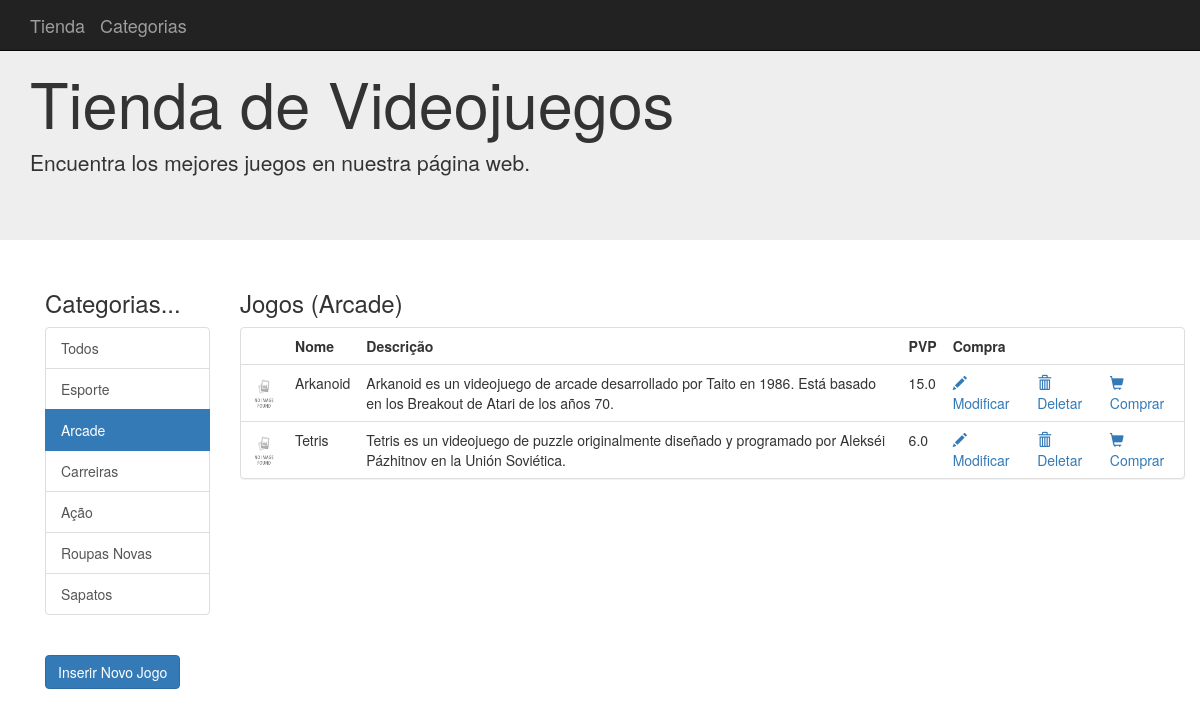
Screenshot of /categoria/2 with the database file from the repository.
### aplicacao/model.py (models this page shows, shortened)
class Categorias(db.Model):
    __tablename__ = 'categorias'
    id = Column(Integer, primary_key=True)
    nome = Column(String(100))
    artigos = relationship("Artigos", backref="Categorias", lazy='dynamic')

class Artigos(db.Model):
    __tablename__ = 'artigos'
    id = Column(Integer, primary_key=True)
    nome = Column(String(100), nullable=False)
    preco = Column(Float, default=0)
    iva = Column(Integer, default=21)
    descricao = Column(String(255))
    image = Column(String(255))
    stock = Column(Integer, default=0)
    CategoriaId = Column(Integer, ForeignKey('categorias.id'), nullable=False)
    categoria = relationship("Categorias", backref="Artigos")

### aplicacao/app.py (the view)
@app.route('/')
@app.route('/categoria/<id>')
def index(id = '0'):
    categoria = Categorias.query.get(id)
    if id == '0':
        artigos = Artigos.query.all()
    else:
        artigos = Artigos.query.filter_by(CategoriaId=id)
    categorias = Categorias.query.all()
    return render_template("index.html", artigos=artigos, categorias=categorias, categoria=categoria)

### aplicacao/templates/index.html (shortened to what this page needs)
    {% extends "base.html" %}
    {% block conteudo  %}
    <div class="container">
      <div class="row">
      <div class="col-md-2">
        <h3>Categorias...</h3>
        <div class="list-group">
          {% for cat in categorias %}
          {% if categoria.nome==cat.nome %}
            <a class="list-group-item active" href='{{url_for("index",id=cat.id)}}'>{{cat.nome}}</a>
          {% else %}
            <a class="list-group-item" href='{{url_for("index", id=cat.id)}}'>{{cat.nome}}</a>
          {% endif%}
          {% endfor %}
        </div>
        <br/>
        <a class="btn btn-primary" href="{{url_for('artigos_new')}}" role="button">Inserir Novo Jogo</a>
        <br/>
      </div>
     <div class="col-md-10">
        <h3>Jogos ({{categoria.nome}})</h3>
        <div class="panel panel-default">
            <table class="table table-hover">
                <tr>
                    <th></th>
                    <th>Nome</th>
                    <th>Descrição</th>
                    <th>PVP</th>
                    <th>Compra</th>
                </tr>
                {% for art in artigos %}
                <tr>
                    {% if art.image %}
                        <td><img style="width:40px; height:50px;" src="{{url_for('static', filename='img/')}}{{art.image}}"/></td>
                    {% else %}
                        <td><img style="width:30px; height:40px;" src="{{url_for('static',filename='img/not-found.jpg')}}"/>
                    {% endif %}
                    <td>{{ art.nome }}</td>
                    <td>{{art.descricao}}</td>
                    <td>{{art.preco}}</td>
                    <td><a href="{{url_for('artigos_edit',id=art.id)}}"><span class="glyphicon glyphicon-pencil"></span> Modificar</a></td>
                    <td><a href="{{url_for('artigos_delete',id=art.id)}}"><span class="glyphicon glyphicon-trash"></span> Deletar</a></td>
                    <td><a href="#"><span class="glyphicon glyphicon-shopping-cart" ></span> Comprar</a></td>
                </tr>
                {% endfor %}
            </table>
        </div>
     </div>
      </div>
    </div>
    {% endblock %}

### rows the page displays
Categorias: nome "Todos"
Categorias: nome "Esporte"
Categorias: nome "Arcade"
Categorias: nome "Carreiras"
Categorias: nome "Ação"
Categorias: nome "Roupas Novas"
Categorias: nome "Sapatos"
Artigos: nome "Arkanoid", descricao "Arkanoid es un videojuego de arcade desarrollado por Taito en 1986. Está basado en los Breakout de Atari de los años 70.", preco "15.0"
Artigos: nome "Tetris", descricao "Tetris es un videojuego de puzzle originalmente diseñado y programado por Alekséi Pázhitnov en la Unión Soviética.", preco "6.0"
